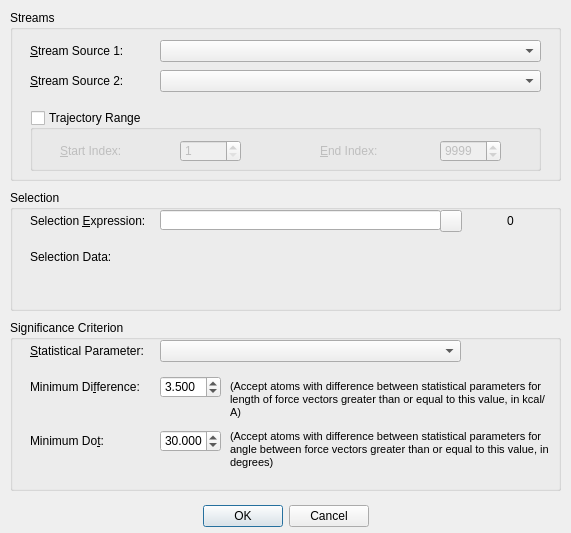
<?xml version="1.0" encoding="UTF-8"?>
<ui version="4.0">
 <class>forceSearchDialog</class>
 <widget class="QDialog" name="forceSearchDialog">
  <property name="geometry">
   <rect>
    <x>0</x>
    <y>0</y>
    <width>571</width>
    <height>533</height>
   </rect>
  </property>
  <property name="windowTitle">
   <string>Force Search</string>
  </property>
  <widget class="QDialogButtonBox" name="buttonBox">
   <property name="geometry">
    <rect>
     <x>10</x>
     <y>500</y>
     <width>551</width>
     <height>32</height>
    </rect>
   </property>
   <property name="orientation">
    <enum>Qt::Horizontal</enum>
   </property>
   <property name="standardButtons">
    <set>QDialogButtonBox::Cancel|QDialogButtonBox::Ok</set>
   </property>
   <property name="centerButtons">
    <bool>true</bool>
   </property>
  </widget>
  <widget class="QGroupBox" name="groupBox_2">
   <property name="geometry">
    <rect>
     <x>10</x>
     <y>190</y>
     <width>551</width>
     <height>121</height>
    </rect>
   </property>
   <property name="title">
    <string>Selection</string>
   </property>
   <widget class="QLabel" name="sel_label">
    <property name="geometry">
     <rect>
      <x>20</x>
      <y>20</y>
      <width>131</width>
      <height>21</height>
     </rect>
    </property>
    <property name="text">
     <string>Selection &amp;Expression:</string>
    </property>
    <property name="buddy">
     <cstring>sel_string</cstring>
    </property>
   </widget>
   <widget class="QLineEdit" name="sel_string">
    <property name="geometry">
     <rect>
      <x>150</x>
      <y>20</y>
      <width>281</width>
      <height>20</height>
     </rect>
    </property>
    <property name="whatsThis">
     <string/>
    </property>
   </widget>
   <widget class="QLabel" name="sel_atCount">
    <property name="geometry">
     <rect>
      <x>470</x>
      <y>20</y>
      <width>61</width>
      <height>21</height>
     </rect>
    </property>
    <property name="text">
     <string>0</string>
    </property>
    <property name="alignment">
     <set>Qt::AlignCenter</set>
    </property>
   </widget>
   <widget class="QLabel" name="sel_label2">
    <property name="geometry">
     <rect>
      <x>20</x>
      <y>60</y>
      <width>111</width>
      <height>20</height>
     </rect>
    </property>
    <property name="text">
     <string>Selection Data:</string>
    </property>
    <property name="alignment">
     <set>Qt::AlignLeading|Qt::AlignLeft|Qt::AlignTop</set>
    </property>
   </widget>
   <widget class="QLabel" name="sel_labelResults">
    <property name="geometry">
     <rect>
      <x>150</x>
      <y>60</y>
      <width>341</width>
      <height>51</height>
     </rect>
    </property>
    <property name="text">
     <string/>
    </property>
    <property name="textFormat">
     <enum>Qt::AutoText</enum>
    </property>
    <property name="alignment">
     <set>Qt::AlignLeading|Qt::AlignLeft|Qt::AlignTop</set>
    </property>
    <property name="wordWrap">
     <bool>true</bool>
    </property>
   </widget>
   <widget class="QPushButton" name="sel_parse">
    <property name="geometry">
     <rect>
      <x>430</x>
      <y>20</y>
      <width>22</width>
      <height>22</height>
     </rect>
    </property>
    <property name="text">
     <string/>
    </property>
   </widget>
  </widget>
  <widget class="QGroupBox" name="groupBox">
   <property name="geometry">
    <rect>
     <x>10</x>
     <y>10</y>
     <width>551</width>
     <height>171</height>
    </rect>
   </property>
   <property name="title">
    <string>Streams</string>
   </property>
   <widget class="QComboBox" name="sCombo">
    <property name="geometry">
     <rect>
      <x>150</x>
      <y>30</y>
      <width>381</width>
      <height>22</height>
     </rect>
    </property>
   </widget>
   <widget class="QLabel" name="label_2">
    <property name="geometry">
     <rect>
      <x>20</x>
      <y>30</y>
      <width>111</width>
      <height>21</height>
     </rect>
    </property>
    <property name="text">
     <string>&amp;Stream Source 1:</string>
    </property>
    <property name="buddy">
     <cstring>sCombo</cstring>
    </property>
   </widget>
   <widget class="QComboBox" name="sCombo2">
    <property name="geometry">
     <rect>
      <x>150</x>
      <y>60</y>
      <width>381</width>
      <height>22</height>
     </rect>
    </property>
   </widget>
   <widget class="QLabel" name="label_3">
    <property name="geometry">
     <rect>
      <x>20</x>
      <y>60</y>
      <width>111</width>
      <height>21</height>
     </rect>
    </property>
    <property name="text">
     <string>&amp;Stream Source 2:</string>
    </property>
    <property name="buddy">
     <cstring>sCombo2</cstring>
    </property>
   </widget>
   <widget class="QGroupBox" name="trajectoryRange">
    <property name="geometry">
     <rect>
      <x>20</x>
      <y>100</y>
      <width>511</width>
      <height>61</height>
     </rect>
    </property>
    <property name="title">
     <string>Trajectory Range</string>
    </property>
    <property name="flat">
     <bool>false</bool>
    </property>
    <property name="checkable">
     <bool>true</bool>
    </property>
    <property name="checked">
     <bool>false</bool>
    </property>
    <widget class="QLabel" name="label_4">
     <property name="geometry">
      <rect>
       <x>290</x>
       <y>30</y>
       <width>121</width>
       <height>21</height>
      </rect>
     </property>
     <property name="text">
      <string>&amp;End Index:</string>
     </property>
     <property name="buddy">
      <cstring>eIndex</cstring>
     </property>
    </widget>
    <widget class="QSpinBox" name="eIndex">
     <property name="geometry">
      <rect>
       <x>410</x>
       <y>30</y>
       <width>61</width>
       <height>22</height>
      </rect>
     </property>
     <property name="minimum">
      <number>1</number>
     </property>
     <property name="maximum">
      <number>999999</number>
     </property>
     <property name="value">
      <number>9999</number>
     </property>
    </widget>
    <widget class="QSpinBox" name="sIndex">
     <property name="geometry">
      <rect>
       <x>150</x>
       <y>30</y>
       <width>61</width>
       <height>22</height>
      </rect>
     </property>
     <property name="minimum">
      <number>1</number>
     </property>
     <property name="maximum">
      <number>999999</number>
     </property>
    </widget>
    <widget class="QLabel" name="label_5">
     <property name="geometry">
      <rect>
       <x>30</x>
       <y>30</y>
       <width>121</width>
       <height>21</height>
      </rect>
     </property>
     <property name="text">
      <string>&amp;Start Index:</string>
     </property>
     <property name="buddy">
      <cstring>sIndex</cstring>
     </property>
    </widget>
   </widget>
  </widget>
  <widget class="QGroupBox" name="groupBox_4">
   <property name="geometry">
    <rect>
     <x>10</x>
     <y>320</y>
     <width>551</width>
     <height>171</height>
    </rect>
   </property>
   <property name="title">
    <string>Significance Criterion</string>
   </property>
   <widget class="QLabel" name="label">
    <property name="geometry">
     <rect>
      <x>20</x>
      <y>20</y>
      <width>131</width>
      <height>21</height>
     </rect>
    </property>
    <property name="text">
     <string>&amp;Statistical Parameter:</string>
    </property>
    <property name="buddy">
     <cstring>sCriterion</cstring>
    </property>
   </widget>
   <widget class="QComboBox" name="sCriterion">
    <property name="geometry">
     <rect>
      <x>150</x>
      <y>20</y>
      <width>301</width>
      <height>22</height>
     </rect>
    </property>
   </widget>
   <widget class="QLabel" name="label_6">
    <property name="geometry">
     <rect>
      <x>20</x>
      <y>56</y>
      <width>131</width>
      <height>21</height>
     </rect>
    </property>
    <property name="text">
     <string>Minimum Di&amp;fference:</string>
    </property>
    <property name="buddy">
     <cstring>spinCriterionDiff</cstring>
    </property>
   </widget>
   <widget class="QDoubleSpinBox" name="spinCriterionDiff">
    <property name="geometry">
     <rect>
      <x>150</x>
      <y>56</y>
      <width>61</width>
      <height>22</height>
     </rect>
    </property>
    <property name="decimals">
     <number>3</number>
    </property>
    <property name="maximum">
     <double>9999.989999999999782</double>
    </property>
    <property name="singleStep">
     <double>0.100000000000000</double>
    </property>
    <property name="value">
     <double>3.500000000000000</double>
    </property>
   </widget>
   <widget class="QLabel" name="label_11">
    <property name="geometry">
     <rect>
      <x>220</x>
      <y>110</y>
      <width>321</width>
      <height>41</height>
     </rect>
    </property>
    <property name="text">
     <string>&lt;!DOCTYPE HTML PUBLIC &quot;-//W3C//DTD HTML 4.0//EN&quot; &quot;http://www.w3.org/TR/REC-html40/strict.dtd&quot;&gt;
&lt;html&gt;&lt;head&gt;&lt;meta name=&quot;qrichtext&quot; content=&quot;1&quot; /&gt;&lt;style type=&quot;text/css&quot;&gt;
p, li { white-space: pre-wrap; }
&lt;/style&gt;&lt;/head&gt;&lt;body style=&quot; font-family:'MS Shell Dlg 2'; font-size:8.25pt; font-weight:400; font-style:normal;&quot;&gt;
&lt;p style=&quot; margin-top:0px; margin-bottom:0px; margin-left:0px; margin-right:0px; -qt-block-indent:0; text-indent:0px;&quot;&gt;&lt;span style=&quot; font-size:8pt;&quot;&gt;(Accept atoms with difference between statistical parameters for angle between force vectors greater than or equal to this value, in degrees)&lt;/span&gt;&lt;/p&gt;&lt;/body&gt;&lt;/html&gt;</string>
    </property>
    <property name="alignment">
     <set>Qt::AlignLeading|Qt::AlignLeft|Qt::AlignTop</set>
    </property>
    <property name="wordWrap">
     <bool>true</bool>
    </property>
   </widget>
   <widget class="QLabel" name="label_7">
    <property name="geometry">
     <rect>
      <x>20</x>
      <y>110</y>
      <width>131</width>
      <height>21</height>
     </rect>
    </property>
    <property name="text">
     <string>Minimum Do&amp;t:</string>
    </property>
    <property name="buddy">
     <cstring>spinCriterionDiff</cstring>
    </property>
   </widget>
   <widget class="QDoubleSpinBox" name="spinCriterionDot">
    <property name="geometry">
     <rect>
      <x>150</x>
      <y>110</y>
      <width>61</width>
      <height>22</height>
     </rect>
    </property>
    <property name="decimals">
     <number>3</number>
    </property>
    <property name="maximum">
     <double>9999.989999999999782</double>
    </property>
    <property name="singleStep">
     <double>0.100000000000000</double>
    </property>
    <property name="value">
     <double>30.000000000000000</double>
    </property>
   </widget>
   <widget class="QLabel" name="label_12">
    <property name="geometry">
     <rect>
      <x>220</x>
      <y>60</y>
      <width>321</width>
      <height>41</height>
     </rect>
    </property>
    <property name="text">
     <string>&lt;!DOCTYPE HTML PUBLIC &quot;-//W3C//DTD HTML 4.0//EN&quot; &quot;http://www.w3.org/TR/REC-html40/strict.dtd&quot;&gt;
&lt;html&gt;&lt;head&gt;&lt;meta name=&quot;qrichtext&quot; content=&quot;1&quot; /&gt;&lt;style type=&quot;text/css&quot;&gt;
p, li { white-space: pre-wrap; }
&lt;/style&gt;&lt;/head&gt;&lt;body style=&quot; font-family:'MS Shell Dlg 2'; font-size:8.25pt; font-weight:400; font-style:normal;&quot;&gt;
&lt;p style=&quot; margin-top:0px; margin-bottom:0px; margin-left:0px; margin-right:0px; -qt-block-indent:0; text-indent:0px;&quot;&gt;&lt;span style=&quot; font-size:8pt;&quot;&gt;(Accept atoms with difference between statistical parameters for length of force vectors greater than or equal to this value, in kcal/A)&lt;/span&gt;&lt;/p&gt;&lt;/body&gt;&lt;/html&gt;</string>
    </property>
    <property name="alignment">
     <set>Qt::AlignLeading|Qt::AlignLeft|Qt::AlignTop</set>
    </property>
    <property name="wordWrap">
     <bool>true</bool>
    </property>
   </widget>
  </widget>
 </widget>
 <tabstops>
  <tabstop>sCombo</tabstop>
  <tabstop>sCombo2</tabstop>
  <tabstop>trajectoryRange</tabstop>
  <tabstop>sIndex</tabstop>
  <tabstop>eIndex</tabstop>
  <tabstop>sel_string</tabstop>
  <tabstop>sel_parse</tabstop>
  <tabstop>sCriterion</tabstop>
  <tabstop>spinCriterionDiff</tabstop>
  <tabstop>buttonBox</tabstop>
 </tabstops>
 <resources/>
 <connections>
  <connection>
   <sender>buttonBox</sender>
   <signal>rejected()</signal>
   <receiver>forceSearchDialog</receiver>
   <slot>reject()</slot>
   <hints>
    <hint type="sourcelabel">
     <x>316</x>
     <y>431</y>
    </hint>
    <hint type="destinationlabel">
     <x>286</x>
     <y>274</y>
    </hint>
   </hints>
  </connection>
 </connections>
</ui>
